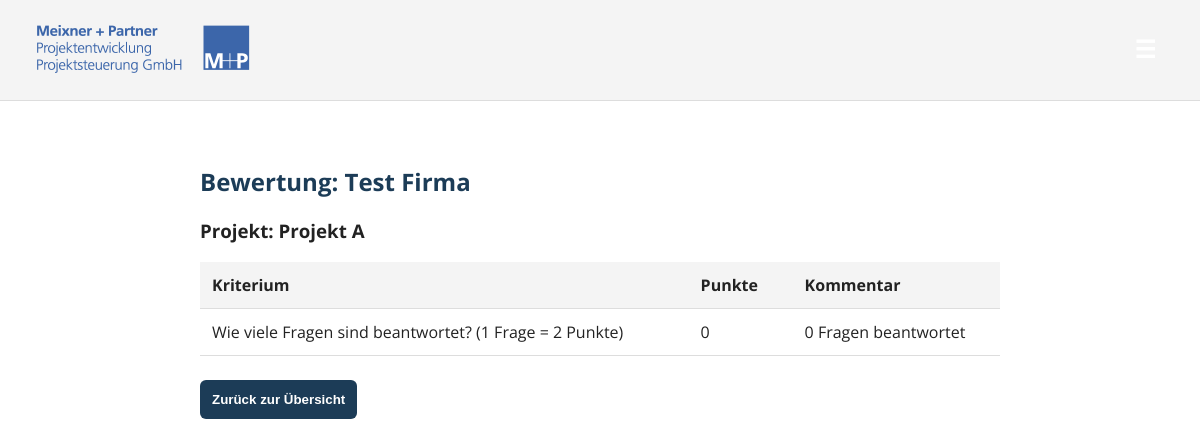
Page /bewertungen/3/ (signed in) on the committed database.
### portal/models.py (models this page shows, shortened)
class Teilnahmeantrag(models.Model):
    user = models.ForeignKey(
        settings.AUTH_USER_MODEL,
        on_delete=models.CASCADE,
        help_text="Der Bieter, der diesen Antrag eingereicht hat"
    )
    projekt = models.ForeignKey(Projekt, on_delete=models.PROTECT, related_name='antraege')
    firmenname = models.CharField(max_length=200)
    adresse = models.CharField(max_length=200)
    ansprechpartner = models.CharField(max_length=100)
    email = models.EmailField()
    wirtschaftliche_verknuepfungen = models.TextField(blank=True)
    insolvenz = models.BooleanField(default=False)
    straftat = models.BooleanField(default=False)
    fehlende_abgaben = models.BooleanField(default=False)
    user = models.ForeignKey(settings.AUTH_USER_MODEL, on_delete=models.CASCADE)
    projekt = models.ForeignKey(
        'Projekt',
        on_delete=models.PROTECT,
        help_text="Für welches Projekt reichen Sie diesen Antrag ein?"
    )
    umsatz_2023 = models.DecimalField(max_digits=12, decimal_places=2)
    umsatz_2022 = models.DecimalField(max_digits=12, decimal_places=2)
    umsatz_2021 = models.DecimalField(max_digits=12, decimal_places=2)
    is_brutto = models.BooleanField(
        default=True,
        help_text="Ankreuzen, wenn der Umsatz Brutto (inkl. Steuer) angegeben ist."
    )
    steuer_satz = models.DecimalField(
        max_digits=5,
        decimal_places=2,
        default=Decimal('19.00'),
        help_text="Steuersatz in Prozent (z. B. 19.00 für 19%)."
    )
    score_anforderung1 = models.IntegerField(
        null=True, blank=True,
        help_text="Punkte (0–10) für Kriterium 1"
    )
    score_anforderung2 = models.IntegerField(
        null=True, blank=True,
        help_text="Punkte (0–10) für Kriterium 2"
    )
    gesamt_score = models.IntegerField(
        null=True, blank=True,
        help_text="Summenpunktzahl (auto-berechnet)"
    )
    berufshaftpflicht_vorhanden = models.BooleanField(default=False)
    berufshaftpflicht_nachweis = models.FileField(
        upload_to='nachweise/',
        blank=True, null=True
    )
    projektleitung = models.CharField(
        max_length=100,
        help_text="Name der Projektleitung"
    )
    team_groesse = models.IntegerField(
        verbose_name="Team-Größe",
        help_text="Anzahl Mitarbeitende im Projektteam"
    )
    zustandigkeit_bauleitung = models.CharField(
        max_length=100,
        blank=True,
        help_text="Verantwortlich für Bauleitung"
    )
    referenz_1 = models.TextField(help_text="Beschreibung eines Referenzprojekts")
    referenz_2 = models.TextField(
        blank=True,
        help_text="Optionales weiteres Referenzprojekt"
    )
    referenz_upload = models.FileField(
        upload_to='referenzen/',
        blank=True, null=True,
        help_text="Nur PDF zulässig"
    )
    from django.db.models import JSONField
    antworten = JSONField(blank=True, default=dict, help_text="...")
    bewertungen_data = JSONField(
        blank=True, default=dict,
        help_text="Speichert die Punkte/Kommentare aus Bewertungen"
    )
    erstellt_am = models.DateTimeField(auto_now_add=True)
    class Meta:
        verbose_name = "Teilnahmeantrag"
        verbose_name_plural = "Teilnahmeanträge"

class Projekt(models.Model):
    name = models.CharField(max_length=200, help_text="Projektname")
    beschreibung = models.TextField(blank=True)
    deadline = models.DateField(help_text="Einsendeschluss für Anträge")
    class Meta:
        verbose_name = "Projekt"
        verbose_name_plural = "Projekte"

class Kriterium(models.Model):
    projekt = models.ForeignKey(Projekt, on_delete=models.CASCADE, related_name='kriterien')
    text = models.CharField(max_length=500, help_text="Beschreiben Sie das Kriterium")
    max_punkte = models.PositiveSmallIntegerField(default=10, help_text="Maximale Punktzahl (z. B. 10)")
    class Meta:
        verbose_name = "Kriterium"
        verbose_name_plural = "Kriterien"

class Bewertung(models.Model):
    antrag = models.ForeignKey(Teilnahmeantrag, on_delete=models.CASCADE, related_name='bewertungen')
    kriterium = models.ForeignKey(Kriterium, on_delete=models.CASCADE, related_name='bewertungen')
    punkte = models.PositiveSmallIntegerField()
    kommentar = models.TextField(blank=True, null=True)
    erstellt_am = models.DateTimeField(auto_now_add=True, null=True, blank=True)
    class Meta:
        unique_together = ('antrag', 'kriterium')  # one score per criterion per application
        verbose_name = "Bewertung"
        verbose_name_plural = "Bewertungen"

### portal/views.py (the view)
# urls.py: path('bewertungen/<int:pk>/', views.bewertung_detail, name='bewertung_detail'),
@login_required
def bewertung_detail(request, pk):
    antrag = get_object_or_404(Teilnahmeantrag, pk=pk)
    if request.user.role != 'Vergabestelle':
        return redirect('dashboard')
    kriterien = antrag.projekt.kriterien.all()
    bewertungen_qs = antrag.bewertungen.select_related('kriterium').order_by('kriterium__id')
    bewertungen_dict = { str(b.kriterium.pk): b for b in bewertungen_qs }
    return render(request, 'portal/bewertung_detail.html', {
        'antrag': antrag,
        'kriterien': kriterien,
        'bewertungen': bewertungen_dict,
    })

### portal/templatetags/json_extras.py (called while the page is built)
@register.filter
def dict_get(d, key):
    if isinstance(d, dict):
        return d.get(key)
    return None

### portal/templates/portal/bewertung_detail.html (shortened to what this page needs)
{% extends 'portal/base.html' %}
{% load static %}
{% load json_extras %}
{% block content %}
<div style="max-width: 800px; margin:2rem auto;">
  <h2>Bewertung: {{ antrag.firmenname }}</h2>
  <h3>Projekt: {{ antrag.projekt.name }}</h3>
  <table style="width:100%; border-collapse: collapse; margin-top:1rem;">
    <thead>
      <tr style="background:#f4f4f4;">
        <th style="text-align:left; padding:0.75rem;">Kriterium</th>
        <th style="text-align:left; padding:0.75rem; width:80px;">Punkte</th>
        <th style="text-align:left; padding:0.75rem;">Kommentar</th>
      </tr>
    </thead>
    <tbody>
      {% for kriterium in kriterien %}
        {% with bid=kriterium.pk|stringformat:"s" %}
          {% with entry=bewertungen|dict_get:bid %}
            {% if entry %}
              <tr>
                <td style="padding:0.75rem; border-bottom:1px solid #ddd;">
                  {{ kriterium.text }}
                </td>
                <td style="padding:0.75rem; border-bottom:1px solid #ddd;">
                  {{ entry.punkte }}
                </td>
                <td style="padding:0.75rem; border-bottom:1px solid #ddd;">
                  {{ entry.kommentar|default:"–" }}
                </td>
              </tr>
            {% endif %}
          {% endwith %}
        {% endwith %}
      {% empty %}
        <tr><td colspan="3" style="padding:0.75rem;">Keine Kriterien definiert.</td></tr>
      {% endfor %}
    </tbody>
  </table>
  <a href="{% url 'bewertungen_liste' %}" style="display:inline-block; margin-top:1rem;">
    <button>Zurück zur Übersicht</button>
  </a>
</div>
{% endblock %}

### portal/templates/portal/base.html (style rules this page uses)
:root { --primary: #1c3c57; }
body { font-family: 'Open Sans', sans-serif; background-color: #ffffff; color: #222; margin: 0; }
h2 { color: var(--primary); }
input, select, button { width: 100%; padding: 0.75rem; margin: 0.5rem 0; border-radius: 6px; border: 1px solid #ccc; }
button { background-color: var(--primary); color: white; font-weight: bold; cursor: pointer; border: none; }
a { color: var(--primary); font-weight: 500; }
table { width: 100%; table-layout: auto; border-collapse: collapse; margin-top: 1rem; }
th, td { padding: 0.75rem; text-align: left; border-bottom: 1px solid #ddd; }
thead th { background-color: #f4f4f4; }

### rows in the picture
Teilnahmeantrag: firmenname "Test Firma", projekt.name "Projekt A"
Kriterium: text "Wie viele Fragen sind beantwortet? (1 Frage = 2 Punkte)"
Bewertung: punkte "0", kommentar "0 Fragen beantwortet"
